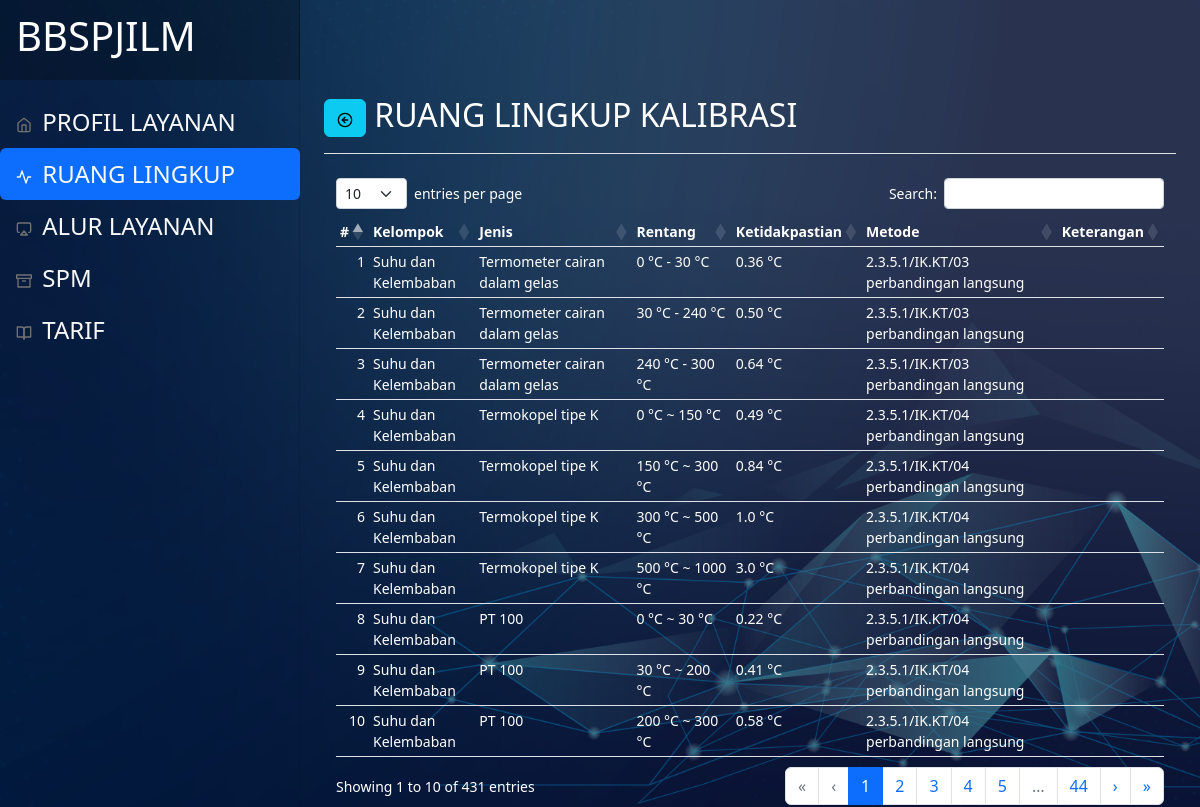
The app's page /index.php/kalibrasi/lingkup with its own data.
### tables this page shows
CREATE TABLE `tbl_devmenu` (
  `id` int(11) NOT NULL,
  `afiliasi` varchar(63) NOT NULL,
  `nama` varchar(63) NOT NULL,
  `icon` varchar(63) NOT NULL,
  `link` varchar(127) NOT NULL,
  `nourut` int(15) NOT NULL,
  `status` varchar(15) NOT NULL
);

CREATE TABLE `tbl_kallingkup` (
  `id` int(11) NOT NULL,
  `kelompok` varchar(127) NOT NULL,
  `jenis` varchar(127) NOT NULL,
  `rentang` varchar(127) NOT NULL,
  `ketidakpastian` varchar(127) NOT NULL,
  `metode` varchar(127) NOT NULL,
  `keterangan` varchar(127) NOT NULL,
  `status` varchar(15) NOT NULL
);

### application/views/partial.php (called while the page is built, shortened)
<?php $this->load->view('_partial/header'); ?>
<?php $this->load->view($subview); ?>

### application/controllers/Kalibrasi.php (called while the page is built, shortened)
<?php
class Kalibrasi extends CI_Controller
{
    public function __construct()
    {
        $this->load->model(['Dashboard_mod']);
    }
    public function lingkup()
    {
        $data['judul'] = "RUANG LINGKUP KALIBRASI";
        $data['getmenu'] = $this->Dashboard_mod->getAllData('tbl_devmenu', ['tbl_devmenu.status' => '1', 'tbl_devmenu.afiliasi' => 'kalibrasi'])->result_array();
        $data['menuid'] = '2';
        $data['getlingkupkalibrasi'] = $this->Dashboard_mod->getAllData('tbl_kallingkup', ['tbl_kallingkup.status' => '1'])->result_array();
        $data['subview'] = "kalibrasi/lingkup";
        $this->load->view('partial', $data);
    }
}

### index.php (called while the page is built, shortened)
<?php
require_once BASEPATH.'core/CodeIgniter.php';

### application/models/Dashboard_mod.php (called while the page is built)
<?php
class Dashboard_mod extends CI_model
{
    public function getAllData($table, $where = null)
    {
        $this->db->from($table);
        if (isset($where)) {
            $this->db->where($where);
        }
        if ($table === "tbl_devmenu") {
            $this->db->order_by('tbl_devmenu.nourut', 'ASC');
        } else {
            $this->db->order_by('id', 'asc');
        }
        return $this->db->get();
    }
}

### application/views/kalibrasi/lingkup.php (the view, shortened to what this page needs)
<div class="d-flex justify-content-between flex-wrap flex-md-nowrap align-items-center pt-3 pb-2 mb-3 border-bottom">
    <h1 class="h2"><a href="<?= base_url('dashboard/menulayanan') ?>" class="btn btn-info"><i data-feather="arrow-left-circle"></i></a> <?= $judul ?></h1>
</div>
<div class="table-responsive">
    <table class="table table-sm text-white" id="tabelruanglingkupkalibrasi">
        <thead>
            <tr>
                <th scope="col">#</th>
                <th scope="col">Kelompok</th>
                <th scope="col">Jenis</th>
                <th scope="col">Rentang</th>
                <th scope="col">Ketidakpastian</th>
                <th scope="col">Metode</th>
                <th scope="col">Keterangan</th>
            </tr>
        </thead>
        <tbody>
            <?php foreach ($getlingkupkalibrasi as $row) : ?>
                <tr>
                    <td><?= $row['id'] ?></td>
                    <td><?= $row['kelompok'] ?></td>
                    <td><?= $row['jenis'] ?></td>
                    <td><?= $row['rentang'] ?></td>
                    <td><?= $row['ketidakpastian'] ?></td>
                    <td><?= $row['metode'] ?></td>
                    <td><?= $row['keterangan'] ?></td>
                </tr>
            <?php endforeach; ?>
        </tbody>
    </table>
</div>

### application/views/_partial/header.php (shortened to what this page needs)
<!doctype html>
<html lang="en">
<head>
    <link href="<?= base_url('') ?>assets/dist/css/bootstrap.min.css" rel="stylesheet">
    <link href="<?= base_url('') ?>assets/DataTables/datatables.min.css" rel="stylesheet">
    <link href="<?= base_url('') ?>/assets/css/dashboard.css" rel="stylesheet">
</head>
<body class="text-white">
    <header class="navbar navbar-dark sticky-top flex-md-nowrap p-0">
        <a class="navbar-brand col-md-3 col-lg-3 me-10 px-3 fs-6" href="<?= base_url('dashboard/menuutama') ?>">
            <h1>BBSPJILM</h1>
        </a>
    </header>
    <div class="container-fluid text-white">
        <div class="row">
            <nav id="sidebarMenu" class="col-md-3 col-lg-3 d-md-block sidebar collapse">
                <div class="position-sticky pt-5 sidebar-sticky ">
                    <ul class="nav nav-pills d-flex flex-column justify-content-evenly align-text-center mb-auto ">
                        <?php foreach ($getmenu as $row) : ?>
                            <li class="nav-item">
                                <a href="<?= base_url($row['link']) ?>" class="nav-link fs-4 text-light <?= ($row['id'] == $menuid) ? "active" : "" ?>" aria-current="page">
                                    <i data-feather="<?= $row['icon'] ?>"></i>
                                    <?= $row['nama'] ?>
                                </a>
                            </li>
                        <?php endforeach; ?>
                    </ul>
                </div>
            </nav>
            <main class="col-md-9 ms-sm-auto col px-md-4">

### assets/css/dashboard.css (style rules this page uses)
body { font-size: .875rem; }
.feather { width: 16px; height: 16px; }
.sidebar { position: fixed; top: 0; bottom: 0; left: 0; z-index: 100; padding: 48px 0 0; box-shadow: inset -1px 0 0 rgba(0, 0, 0, .1); }
.sidebar-sticky { height: calc(100vh - 48px); overflow-x: hidden; overflow-y: auto; }
.sidebar .nav-link { font-weight: 500; color: #333; }
.sidebar .nav-link .feather { margin-right: 4px; color: #727272; }
.sidebar .nav-link.active { color: #2470dc; }
.sidebar .nav-link:hover .feather, .sidebar .nav-link.active .feather { color: inherit; }
.navbar-brand { padding-top: .75rem; padding-bottom: .75rem; background-color: rgba(0, 0, 0, .25); box-shadow: inset -1px 0 0 rgba(0, 0, 0, .25); }

### records on screen
tbl_devmenu: nama "PROFIL LAYANAN"
tbl_devmenu: nama "RUANG LINGKUP"
tbl_devmenu: nama "ALUR LAYANAN"
tbl_devmenu: nama "SPM"
tbl_devmenu: nama "TARIF"
tbl_kallingkup: id "1", kelompok "Suhu dan Kelembaban", jenis "Termometer cairan dalam gelas", rentang "0 °C - 30 °C", ketidakpastian "0.36 °C", metode "2.3.5.1/IK.KT/03 perbandingan langsung"
tbl_kallingkup: id "2", kelompok "Suhu dan Kelembaban", jenis "Termometer cairan dalam gelas", rentang "30 °C - 240 °C", ketidakpastian "0.50 °C", metode "2.3.5.1/IK.KT/03 perbandingan langsung"
tbl_kallingkup: id "3", kelompok "Suhu dan Kelembaban", jenis "Termometer cairan dalam gelas", rentang "240 °C - 300 °C", ketidakpastian "0.64 °C", metode "2.3.5.1/IK.KT/03 perbandingan langsung"
tbl_kallingkup: id "4", kelompok "Suhu dan Kelembaban", jenis "Termokopel tipe K", rentang "0 °C ~ 150 °C", ketidakpastian "0.49 °C", metode "2.3.5.1/IK.KT/04 perbandingan langsung"
tbl_kallingkup: id "5", kelompok "Suhu dan Kelembaban", jenis "Termokopel tipe K", rentang "150 °C ~ 300 °C", ketidakpastian "0.84 °C", metode "2.3.5.1/IK.KT/04 perbandingan langsung"
tbl_kallingkup: id "6", kelompok "Suhu dan Kelembaban", jenis "Termokopel tipe K", rentang "300 °C ~ 500 °C", ketidakpastian "1.0 °C", metode "2.3.5.1/IK.KT/04 perbandingan langsung"
tbl_kallingkup: id "7", kelompok "Suhu dan Kelembaban", jenis "Termokopel tipe K", rentang "500 °C ~ 1000 °C", ketidakpastian "3.0 °C", metode "2.3.5.1/IK.KT/04 perbandingan langsung"
tbl_kallingkup: id "8", kelompok "Suhu dan Kelembaban", jenis "PT 100", rentang "0 °C ~ 30 °C", ketidakpastian "0.22 °C", metode "2.3.5.1/IK.KT/04 perbandingan langsung"
tbl_kallingkup: id "9", kelompok "Suhu dan Kelembaban", jenis "PT 100", rentang "30 °C ~ 200 °C", ketidakpastian "0.41 °C", metode "2.3.5.1/IK.KT/04 perbandingan langsung"
tbl_kallingkup: id "10", kelompok "Suhu dan Kelembaban", jenis "PT 100", rentang "200 °C ~ 300 °C", ketidakpastian "0.58 °C", metode "2.3.5.1/IK.KT/04 perbandingan langsung"

### other values on screen
$judul "RUANG LINGKUP KALIBRASI"
